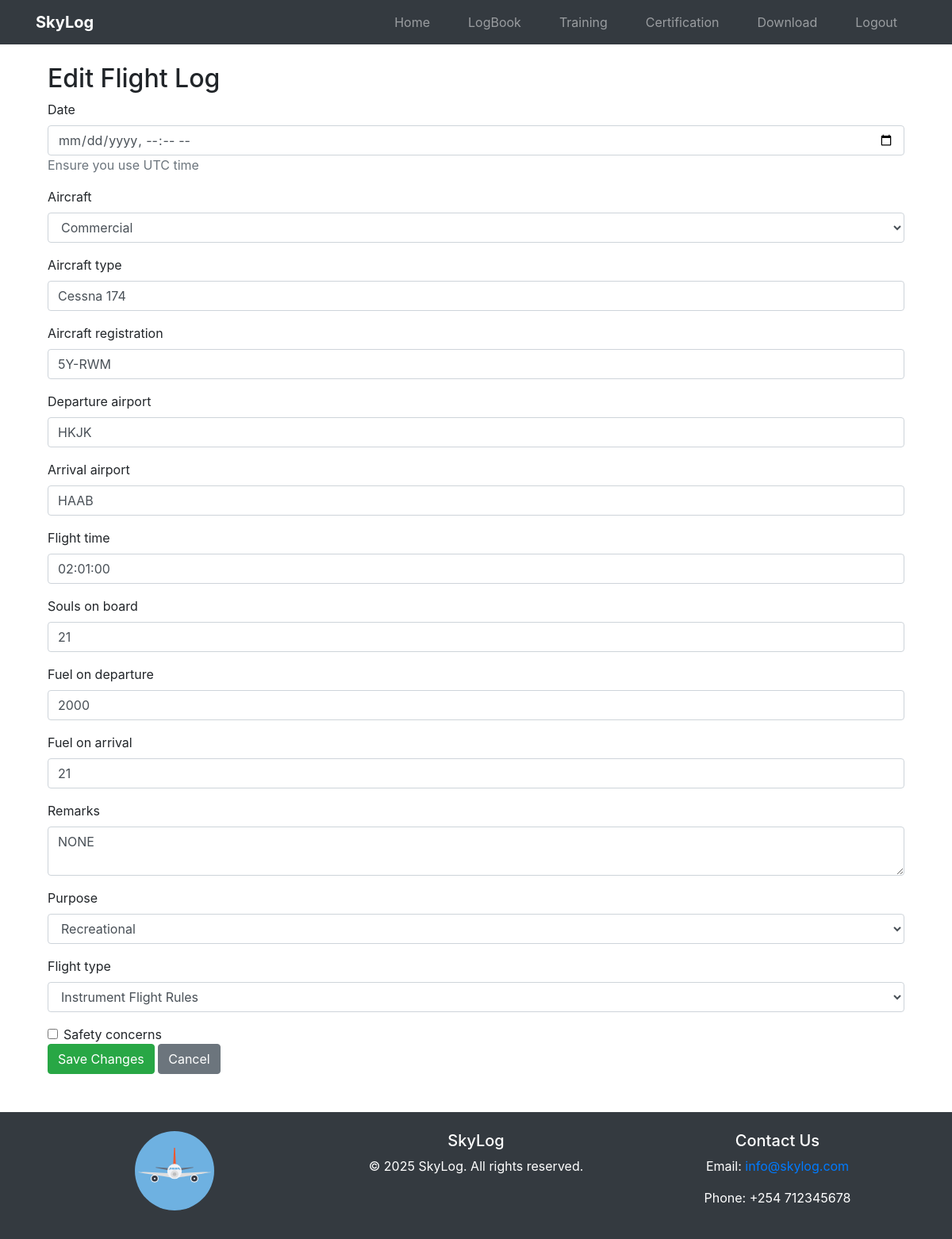
The app's page /logbook/logs/22/edit/ (signed in), older data.
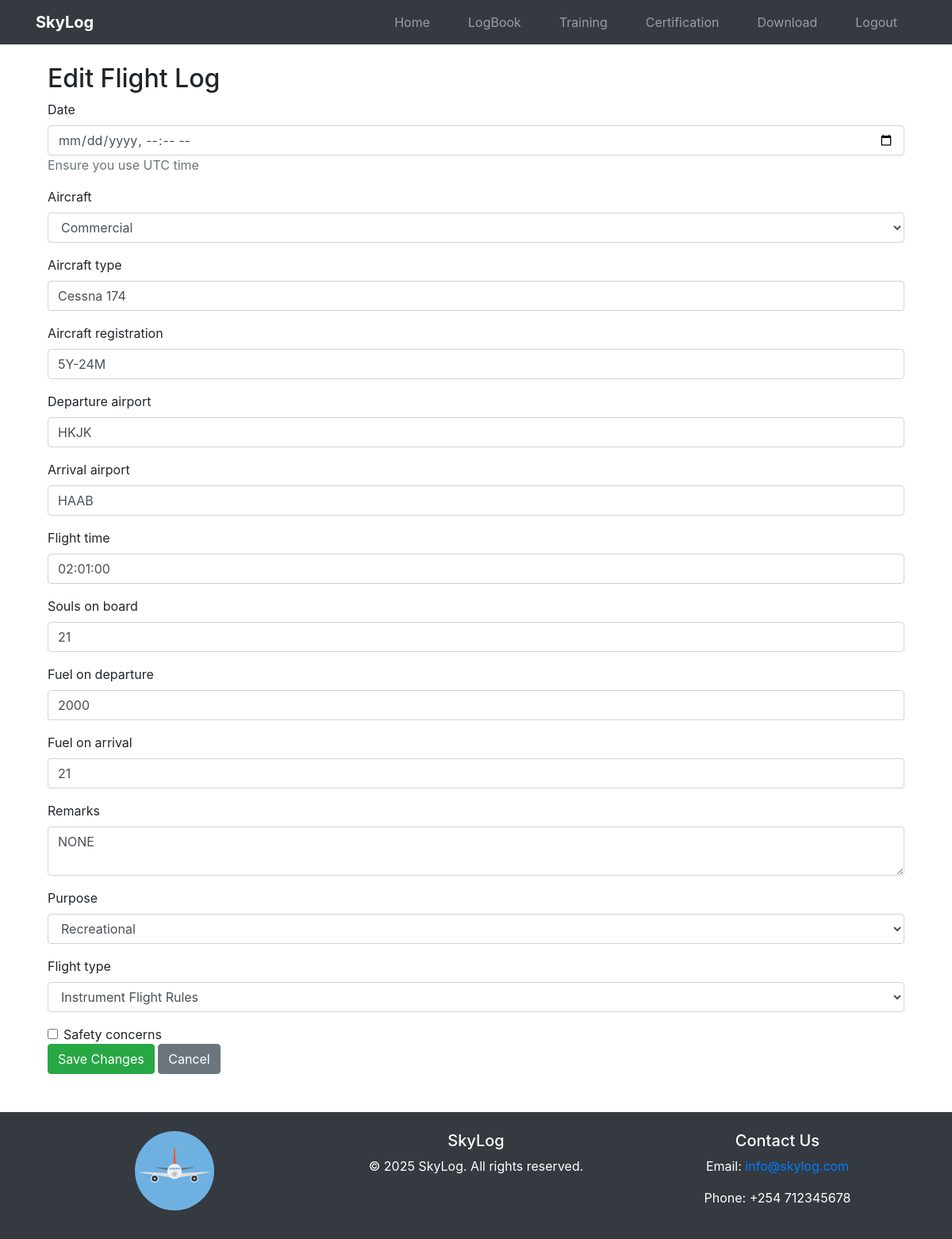
The same page, newer data.
### logs/models.py (models this page shows, shortened)
class Log(models.Model):
    user = models.ForeignKey(User, on_delete=models.CASCADE)
    date = models.DateTimeField(default=now)
    AIRCRAFT=[("General Aviation","General Aviation"),("Commercial","Commercial"),("Military","Military")]
    aircraft = models.CharField(max_length=100,choices=AIRCRAFT)
    aircraft_type = models.CharField(max_length=100)
    aircraft_registration = models.CharField(max_length=100,validators=[is_aircraft_reg_num_valid])
    departure_airport = models.CharField(max_length=4, validators=[icao_validator])
    arrival_airport = models.CharField(max_length=4, validators=[icao_validator])
    flight_time = models.DurationField()  # timedelta for hours & minutes
    souls_on_board = models.PositiveIntegerField(default=0)
    fuel_on_departure = models.PositiveIntegerField(default=0)
    fuel_on_arrival = models.PositiveIntegerField(default=0)
    remarks = models.TextField(blank=True, null=True)
    PURPOSE=[("Training","Training"),
             ("Recreational","Recreational"),
             ("Cargo_flight","Cargo_flight"),
             ("Passenger_flight","Passenger_flight")
             ]
    purpose = models.CharField(max_length=20,choices=PURPOSE)
    FLIGHT_TYPES = [("VFR", "Visual Flight Rules"), ("IFR", "Instrument Flight Rules")]
    flight_type = models.CharField(max_length=3, choices=FLIGHT_TYPES)
    flight_number = models.CharField(max_length=20, unique=True, default=uuid.uuid4)
    safety_concerns = models.BooleanField(default=False)

### logs/views.py (the view)
# urls.py: path('logs/<int:log_id>/edit/', views.edit_log, name='edit_log'),
@login_required
def edit_log(request, log_id):
    log = get_object_or_404(Log, id=log_id, user=request.user)
    if request.method == "POST":
        log_form = LogForm(request.POST, instance=log)
        if log_form.is_valid():
            log_form.save()
            return redirect('logs:logs_list')
        else:
            print(log_form.errors)
    else:
        log_form = LogForm(instance=log)
    return render(request, 'logs/edit_log.html', {'log_form': log_form, 'log': log})

### logs/forms.py (shortened to what this page needs)
class LogForm(forms.ModelForm):
    class Meta:
        model = Log
        fields = ['date', 'aircraft', 'aircraft_type', 'aircraft_registration',
                  'departure_airport', 'arrival_airport', 'flight_time',
                    'souls_on_board', 'fuel_on_departure', 'fuel_on_arrival',
                  'remarks', 'purpose', 'flight_type', 'safety_concerns']

### logs/templates/logs/edit_log.html (shortened to what the changed rows need)
{% extends "others/base.html" %}
{% block content %}
<div class="container mt-4">
    <h2>Edit Flight Log</h2>
    <form method="POST">
        <div class="form-group">
            <label for="{{ log_form.aircraft.id_for_label }}">{{ log_form.aircraft.label }}</label>
            <select class="form-control" id="{{ log_form.aircraft.id_for_label }}" name="{{ log_form.aircraft.name }}">
                {% for choice in log_form.aircraft.field.choices %}
                <option value="{{ choice.0 }}" {% if choice.0 == log_form.aircraft.value %}selected{% endif %}>{{ choice.1 }}</option>
                {% endfor %}
            </select>
        </div>
        <div class="form-group">
            <label for="{{ log_form.aircraft_type.id_for_label }}">{{ log_form.aircraft_type.label }}</label>
            <input type="text" class="form-control" id="{{ log_form.aircraft_type.id_for_label }}" name="{{ log_form.aircraft_type.name }}"
                   value="{{ log_form.aircraft_type.value|default:'' }}">
        </div>
        <div class="form-group">
            <label for="{{ log_form.aircraft_registration.id_for_label }}">{{ log_form.aircraft_registration.label }}</label>
            <input type="text" class="form-control" id="{{ log_form.aircraft_registration.id_for_label }}"
                   name="{{ log_form.aircraft_registration.name }}" value="{{ log_form.aircraft_registration.value|default:'' }}" required>
        </div>
        <div class="form-group">
            <label for="{{ log_form.departure_airport.id_for_label }}">{{ log_form.departure_airport.label }}</label>
            <input type="text" class="form-control" id="{{ log_form.departure_airport.id_for_label }}"
                   name="{{ log_form.departure_airport.name }}" value="{{ log_form.departure_airport.value|default:'' }}" placeholder="Enter ICAO code">
        </div>
        <div class="form-group">
            <label for="{{ log_form.arrival_airport.id_for_label }}">{{ log_form.arrival_airport.label }}</label>
            <input type="text" class="form-control" id="{{ log_form.arrival_airport.id_for_label }}"
                   name="{{ log_form.arrival_airport.name }}" value="{{ log_form.arrival_airport.value|default:'' }}" placeholder="Enter ICAO code">
        </div>
        <div class="form-group">
            <label for="{{ log_form.remarks.id_for_label }}">{{ log_form.remarks.label }}</label>
            <textarea class="form-control" id="{{ log_form.remarks.id_for_label }}" name="{{ log_form.remarks.name }}">{{ log_form.remarks.value|default:'' }}</textarea>
        </div>
        <div class="form-group">
            <label for="{{log_form.purpose.id_for_label}}">{{log_form.purpose.label}}</label>
            <select class="form-control" id="{{log_form.purpose.id_for_label}}" name="{{log_form.purpose.name}}">
                {% for choice in log_form.purpose.field.choices %}
                <option value="{{choice.0}}" {% if choice.0 == log_form.purpose.value %}selected{% endif %}>{{choice.1}}</option>
                {% endfor %}
            </select>
        </div>
        <div class="form-group">
            <label for="{{ log_form.flight_type.id_for_label }}">{{ log_form.flight_type.label }}</label>
            <select class="form-control" id="{{ log_form.flight_type.id_for_label }}" name="{{ log_form.flight_type.name }}">
                {% for choice in log_form.flight_type.field.choices %}
                <option value="{{ choice.0 }}" {% if choice.0 == log_form.flight_type.value %}selected{% endif %}>{{ choice.1 }}</option>
                {% endfor %}
            </select>
        </div>
    </form>
</div>
{% endblock %}

Row changes from the older to the newer data that the page shows:
changed Log "Commercial": aircraft_registration "5Y-RWM" → "5Y-24M"
